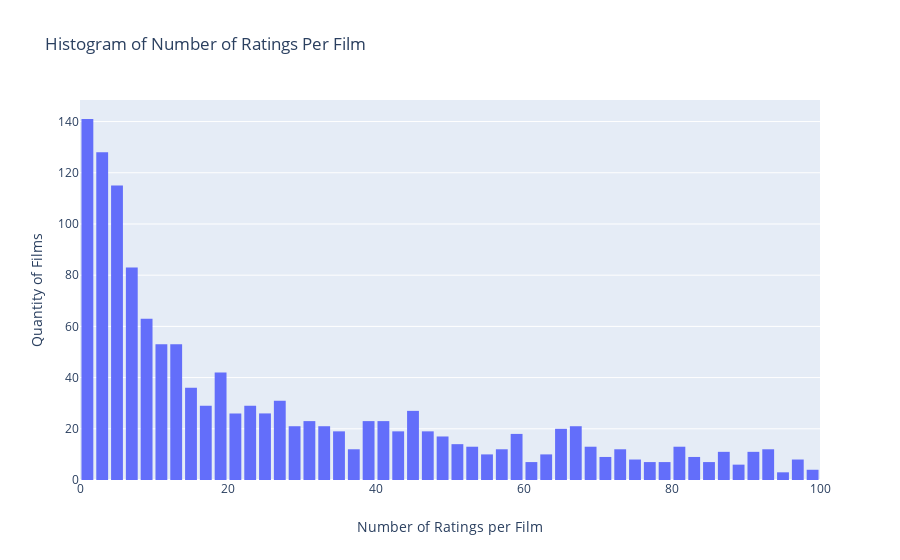

Notebook cell for this chart:
### Markdown cell above
### Histogram of Number of Ratings Per Film

### Code cell
df = data.groupby('item id')['rating'].count().clip(upper = 100) # number of ratings per film if >100 then = 100

trace = go.Histogram(x = df.values,
                     name = 'Ratings',
                     xbins = dict(start = 0,
                                  end = 100,
                                  size = 2))

layout = go.Layout(title = 'Histogram of Number of Ratings Per Film ',
                   xaxis = dict(title = 'Number of Ratings per Film'),
                   yaxis = dict(title = 'Quantity of Films'),
                   bargap = 0.2)

fig = go.Figure(data=[trace], layout=layout)
iplot(fig)

### Figure 1 — Plotly figure (JSON) as saved in the notebook; plotly's stock layout.template omitted (floating-point values rounded to 4 significant figures; data arrays with more than 128 entries replaced by an {"elided": "..."} marker saying what was removed)
{"data": [{"name": "Ratings", "type": "histogram", "x": {"elided": "1682 int values"}, "xbins": {"end": 100, "size": 2, "start": 0}}], "layout": {"bargap": 0.2, "title": {"text": "Histogram of Number of Ratings Per Film "}, "xaxis": {"title": {"text": "Number of Ratings per Film"}}, "yaxis": {"title": {"text": "Quantity of Films"}}}}
